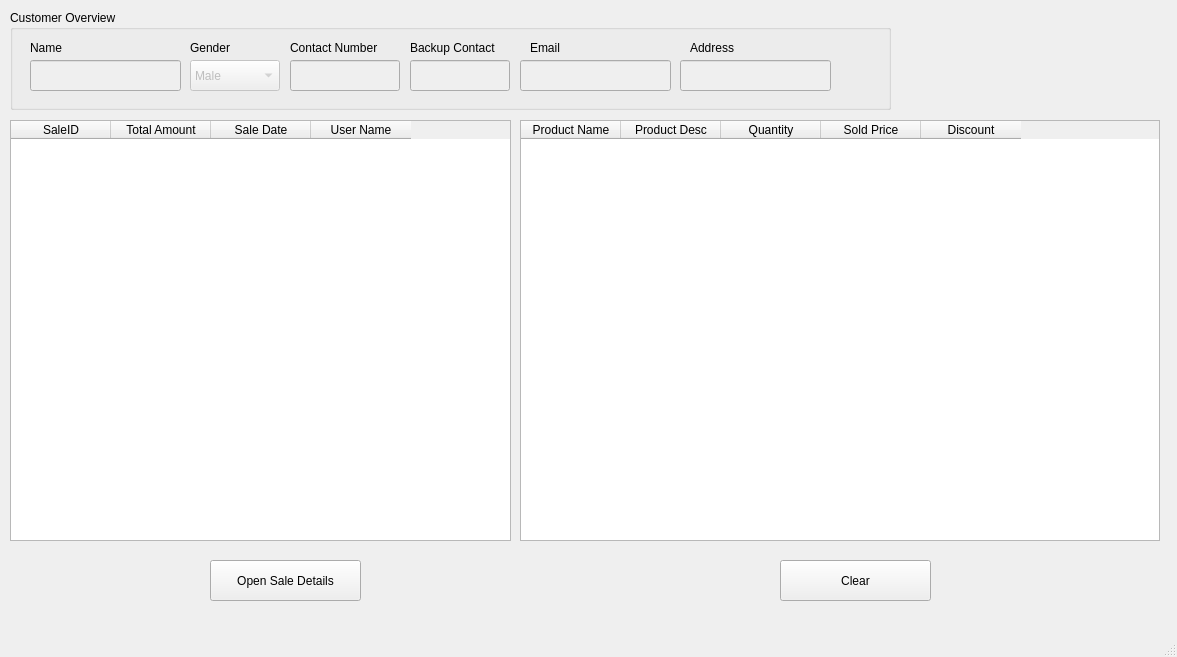
<?xml version="1.0" encoding="UTF-8"?>
<ui version="4.0">
 <class>mainWindow</class>
 <widget class="QMainWindow" name="mainWindow">
  <property name="geometry">
   <rect>
    <x>0</x>
    <y>0</y>
    <width>1177</width>
    <height>657</height>
   </rect>
  </property>
  <property name="windowTitle">
   <string>Customer History</string>
  </property>
  <widget class="QWidget" name="centralwidget">
   <widget class="QGroupBox" name="groupBox">
    <property name="geometry">
     <rect>
      <x>10</x>
      <y>10</y>
      <width>881</width>
      <height>100</height>
     </rect>
    </property>
    <property name="title">
     <string>Customer Overview</string>
    </property>
    <widget class="QLabel" name="label_4">
     <property name="geometry">
      <rect>
       <x>20</x>
       <y>30</y>
       <width>91</width>
       <height>16</height>
      </rect>
     </property>
     <property name="text">
      <string>Name</string>
     </property>
    </widget>
    <widget class="QLabel" name="label_5">
     <property name="geometry">
      <rect>
       <x>280</x>
       <y>30</y>
       <width>111</width>
       <height>16</height>
      </rect>
     </property>
     <property name="text">
      <string>Contact Number</string>
     </property>
    </widget>
    <widget class="QLineEdit" name="customerName">
     <property name="enabled">
      <bool>false</bool>
     </property>
     <property name="geometry">
      <rect>
       <x>20</x>
       <y>50</y>
       <width>151</width>
       <height>31</height>
      </rect>
     </property>
    </widget>
    <widget class="QLineEdit" name="customerContact">
     <property name="enabled">
      <bool>false</bool>
     </property>
     <property name="geometry">
      <rect>
       <x>280</x>
       <y>50</y>
       <width>110</width>
       <height>31</height>
      </rect>
     </property>
    </widget>
    <widget class="QLabel" name="label_7">
     <property name="geometry">
      <rect>
       <x>180</x>
       <y>30</y>
       <width>111</width>
       <height>16</height>
      </rect>
     </property>
     <property name="text">
      <string>Gender</string>
     </property>
    </widget>
    <widget class="QLineEdit" name="customerBackup">
     <property name="enabled">
      <bool>false</bool>
     </property>
     <property name="geometry">
      <rect>
       <x>400</x>
       <y>50</y>
       <width>100</width>
       <height>31</height>
      </rect>
     </property>
    </widget>
    <widget class="QLabel" name="label_8">
     <property name="geometry">
      <rect>
       <x>400</x>
       <y>30</y>
       <width>141</width>
       <height>16</height>
      </rect>
     </property>
     <property name="text">
      <string>Backup Contact </string>
     </property>
    </widget>
    <widget class="QLineEdit" name="customerEmail">
     <property name="enabled">
      <bool>false</bool>
     </property>
     <property name="geometry">
      <rect>
       <x>510</x>
       <y>50</y>
       <width>151</width>
       <height>31</height>
      </rect>
     </property>
     <property name="text">
      <string/>
     </property>
    </widget>
    <widget class="QLabel" name="label_6">
     <property name="geometry">
      <rect>
       <x>520</x>
       <y>30</y>
       <width>91</width>
       <height>16</height>
      </rect>
     </property>
     <property name="text">
      <string>Email</string>
     </property>
    </widget>
    <widget class="QComboBox" name="customerGender">
     <property name="enabled">
      <bool>false</bool>
     </property>
     <property name="geometry">
      <rect>
       <x>180</x>
       <y>50</y>
       <width>90</width>
       <height>31</height>
      </rect>
     </property>
     <item>
      <property name="text">
       <string>Male</string>
      </property>
     </item>
     <item>
      <property name="text">
       <string>Female</string>
      </property>
     </item>
    </widget>
    <widget class="QLabel" name="label_9">
     <property name="geometry">
      <rect>
       <x>680</x>
       <y>30</y>
       <width>91</width>
       <height>16</height>
      </rect>
     </property>
     <property name="text">
      <string>Address</string>
     </property>
    </widget>
    <widget class="QLineEdit" name="customerAddress">
     <property name="enabled">
      <bool>false</bool>
     </property>
     <property name="geometry">
      <rect>
       <x>670</x>
       <y>50</y>
       <width>151</width>
       <height>31</height>
      </rect>
     </property>
     <property name="text">
      <string/>
     </property>
    </widget>
   </widget>
   <widget class="QTableWidget" name="saleSummaryTable">
    <property name="geometry">
     <rect>
      <x>10</x>
      <y>120</y>
      <width>501</width>
      <height>421</height>
     </rect>
    </property>
    <column>
     <property name="text">
      <string>SaleID</string>
     </property>
    </column>
    <column>
     <property name="text">
      <string>Total Amount</string>
     </property>
    </column>
    <column>
     <property name="text">
      <string>Sale Date</string>
     </property>
    </column>
    <column>
     <property name="text">
      <string>User Name</string>
     </property>
    </column>
   </widget>
   <widget class="QTableWidget" name="saleProductTable">
    <property name="geometry">
     <rect>
      <x>520</x>
      <y>120</y>
      <width>640</width>
      <height>421</height>
     </rect>
    </property>
    <column>
     <property name="text">
      <string>Product Name</string>
     </property>
    </column>
    <column>
     <property name="text">
      <string>Product Desc</string>
     </property>
    </column>
    <column>
     <property name="text">
      <string>Quantity</string>
     </property>
    </column>
    <column>
     <property name="text">
      <string>Sold Price</string>
     </property>
    </column>
    <column>
     <property name="text">
      <string>Discount</string>
     </property>
    </column>
   </widget>
   <widget class="QPushButton" name="openSaleButton">
    <property name="geometry">
     <rect>
      <x>210</x>
      <y>560</y>
      <width>151</width>
      <height>41</height>
     </rect>
    </property>
    <property name="text">
     <string>Open Sale Details</string>
    </property>
   </widget>
   <widget class="QPushButton" name="clearButton">
    <property name="geometry">
     <rect>
      <x>780</x>
      <y>560</y>
      <width>151</width>
      <height>41</height>
     </rect>
    </property>
    <property name="text">
     <string>Clear</string>
    </property>
   </widget>
  </widget>
  <widget class="QMenuBar" name="menubar">
   <property name="geometry">
    <rect>
     <x>0</x>
     <y>0</y>
     <width>1177</width>
     <height>26</height>
    </rect>
   </property>
  </widget>
  <widget class="QStatusBar" name="statusbar"/>
 </widget>
 <resources/>
 <connections/>
</ui>
